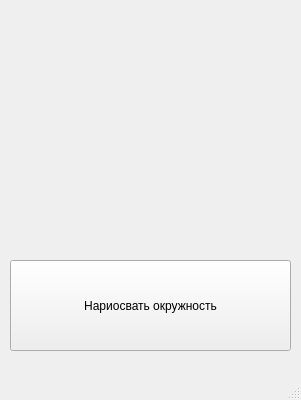
<?xml version="1.0" encoding="UTF-8"?>
<ui version="4.0">
 <class>MainWindow</class>
 <widget class="QMainWindow" name="MainWindow">
  <property name="geometry">
   <rect>
    <x>0</x>
    <y>0</y>
    <width>301</width>
    <height>400</height>
   </rect>
  </property>
  <property name="windowTitle">
   <string>MainWindow</string>
  </property>
  <widget class="QWidget" name="centralwidget">
   <widget class="QPushButton" name="btn">
    <property name="geometry">
     <rect>
      <x>10</x>
      <y>260</y>
      <width>281</width>
      <height>91</height>
     </rect>
    </property>
    <property name="styleSheet">
     <string notr="true">font: 75 18pt &quot;Times New Roman&quot;;</string>
    </property>
    <property name="text">
     <string>Нариосвать окружность</string>
    </property>
   </widget>
  </widget>
  <widget class="QMenuBar" name="menubar">
   <property name="geometry">
    <rect>
     <x>0</x>
     <y>0</y>
     <width>301</width>
     <height>21</height>
    </rect>
   </property>
  </widget>
  <widget class="QStatusBar" name="statusbar"/>
 </widget>
 <resources/>
 <connections/>
</ui>
